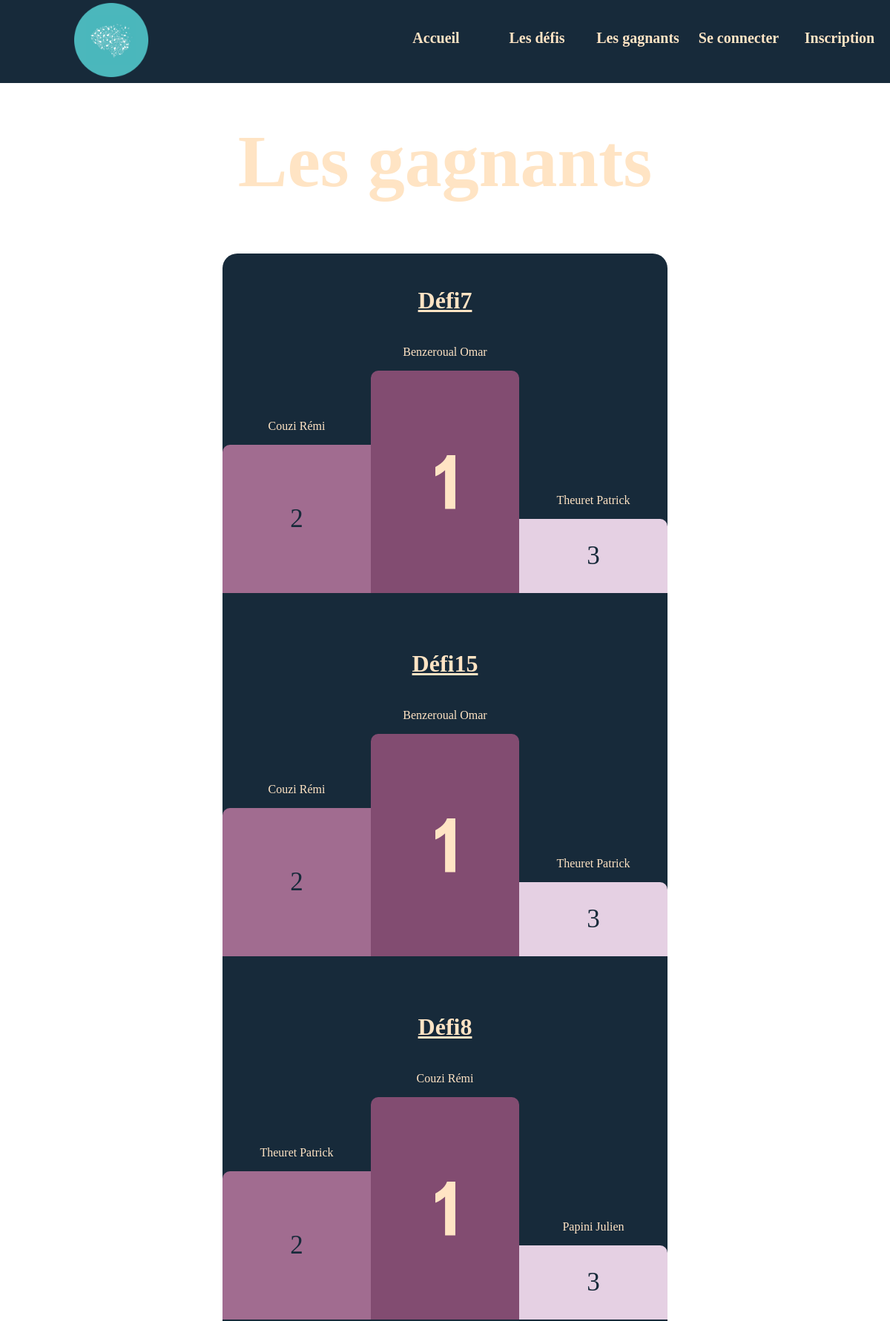
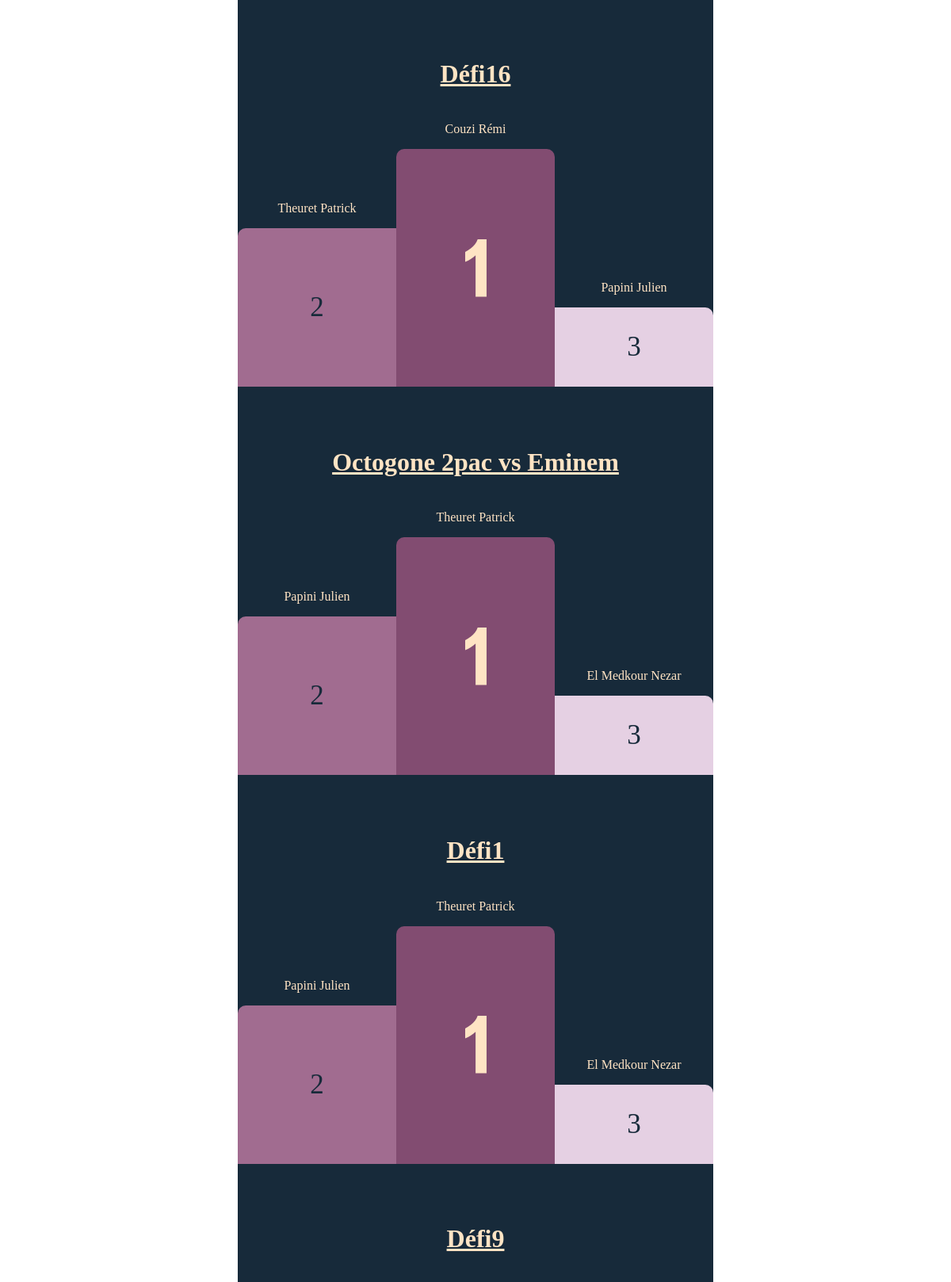
Page /php/gagnants.php (upper part) on the committed database (2 pictures, top to bottom).
### tables this page shows
CREATE TABLE DataDefi(
    idDataDefi INTEGER PRIMARY KEY AUTO_INCREMENT,
    idGestionnaire INTEGER,
    typeD VARCHAR(50),
    nombreSujet INTEGER,
    nombreQuestionnaire INTEGER,
    nom TEXT,
    dateDebut DATE DEFAULT (CURRENT_DATE),
    dateFIN DATE,
    descriptionD TEXT,
    
    FOREIGN KEY (idGestionnaire) REFERENCES Gestionnaire (idLogin) ON DELETE SET NULL
);

CREATE TABLE Etudiant(
    idLogin INTEGER PRIMARY KEY,
    nom VARCHAR(50),
    prenom VARCHAR(50),
    niveauEtude VARCHAR(10),
    telephone VARCHAR(10),
    mail VARCHAR(255),
    ecole VARCHAR(50),
    FOREIGN KEY (idLogin) REFERENCES Login (idLogin) ON DELETE CASCADE
);

### php/fonctionGetBDD.php (called while the page is built, shortened)
<?php
function getEtudiantParId($connexion, $idEtudiant)
{
    $query = "SELECT idLogin, nom, prenom, niveauEtude, telephone, mail FROM Etudiant WHERE idLogin = ?";
    $nom = $prenom = $niveauEtude = $telephone = $mail = null;
    try {
        $stmt = $connexion->prepare($query);
        $stmt->bind_param("i", $idEtudiant);
        if (!$stmt->execute()) {
            throw new Exception("Erreur lors de l'exécution de la requête : " . $stmt->error);
        }
        $stmt->bind_result($idLogin, $nom, $prenom, $niveauEtude, $telephone, $mail);
        $etudiant = array(
            "idLogin" => $idLogin,
            "nom" => $nom,
            "prenom" => $prenom,
            "niveauEtude" => $niveauEtude,
            "telephone" => $telephone,
            "mail" => $mail
        );
        return $etudiant;
    } catch (Exception $e) {
        echo "Une erreur est survenue : " . $e->getMessage();
        return null;
    }
}
function getDataDefiParId($connexion, $idDataDefi)
{
    $query = "SELECT idDataDefi, idGestionnaire, typeD, nombreSujet, nombreQuestionnaire, nom, dateDebut, dateFin,descriptionD
              FROM DataDefi
              WHERE idDataDefi = ?";
    $idGestionnaire = $typeD = $nombreSujet = $nombreQuestionnaire = $nom = $dateDebut = $dateFin = null;
    try {
        $stmt = $connexion->prepare($query);
        $stmt->bind_param("i", $idDataDefi);
        $stmt->execute();
        $stmt->bind_result($idDataDefi, $idGestionnaire, $typeD, $nombreSujet, $nombreQuestionnaire, $nom, $dateDebut, $dateFin, $descriptionD);
        $dataDefi = array(
            "idDataDefi" => $idDataDefi,
            "idGestionnaire" => $idGestionnaire,
            "typeD" => $typeD,
            "nombreSujet" => $nombreSujet,
            "nombreQuestionnaire" => $nombreQuestionnaire,
            "nom" => $nom,
            "dateDebut" => $dateDebut,
            "dateFin" => $dateFin,
            "descriptionD" => $descriptionD
        );
        return $dataDefi;
    } catch (Exception $e) {
        echo "Une erreur est survenue : " . $e->getMessage();
        return null;
    }
}
function getPodiumParId($connexion, $idDataBattle)
{
    $query = "SELECT idDataBattle, idEtudiant1, idEtudiant2, idEtudiant3
              FROM Podium
              WHERE idDataBattle = ?";
    $idEtudiant1 = $idEtudiant2 = $idEtudiant3 = null;
    try {
        $stmt = $connexion->prepare($query);
        $stmt->bind_param("i", $idDataBattle);
        $stmt->execute();
        $stmt->bind_result($idDataBattle, $idEtudiant1, $idEtudiant2, $idEtudiant3);
        $podium = array(
            "idDataBattle" => $idDataBattle,
            "idEtudiant1" => $idEtudiant1,
            "idEtudiant2" => $idEtudiant2,
            "idEtudiant3" => $idEtudiant3
        );
        return $podium;
    } catch (Exception $e) {
        echo "Une erreur est survenue : " . $e->getMessage();
        return null;
    }
}
function getAllIdDataBattle($connexion)
{
    $query = "SELECT idDataBattle FROM Podium";
    $idDataBattle = null;
    try {
        $stmt = $connexion->prepare($query);
        $stmt->execute();
        $stmt->bind_result($idDataBattle);
        $ids = array();
        while ($stmt->fetch()) {
            $ids[] = $idDataBattle;
        }
        return $ids;
    } catch (Exception $e) {
        echo "Une erreur est survenue : " . $e->getMessage();
        return null;
    }
}
?>

### php/gagnants.php (the view, shortened to what this page needs)
<!DOCTYPE html>
<html>
<head>
  <link rel="stylesheet" type="text/css" href="../css/gagnants.css">
</head>
<?php
require 'navbar.php';
require_once 'fonctionGetBDD.php';
require_once 'fonctionCreateBDD.php';
?>
<body>
    <h1 id="DataDefiTitle">Les gagnants</h1>
    <div class="fond">
        <?php
            $connexion = connect($usernamedb, $passworddb, $dbname);
            $listeIdDataBattle = getAllIdDataBattle($connexion);
            $connexion = connect($usernamedb, $passworddb, $dbname);
            foreach($listeIdDataBattle as $id)
            {
                $temp = getPodiumParId($connexion, $id);
                echo "<br>";
                $etudiant1 = getEtudiantParId($connexion, $temp["idEtudiant1"]);
                $etudiant2 = getEtudiantParId($connexion, $temp["idEtudiant2"]);
                $etudiant3 = getEtudiantParId($connexion, $temp["idEtudiant3"]);
                $defi = getDataDefiParId($connexion,$id);
                echo "<div class = 'podium'>";
                echo "<h2 class ='defi-title'>".$defi["nom"]."</h2>
                <div class=\"container podium\">
                    <div class=\"podium__item\">
                        <p class=\"podium__city\">".$etudiant2["nom"]." ".$etudiant2["prenom"]."</p>
                        <div class=\"podium__rank second\">2</div>
                    </div>
                    <div class=\"podium__item\">
                        <p class=\"podium__city\">".$etudiant1["nom"]." ".$etudiant1["prenom"]."</p>
                        <div class=\"podium__rank first\">
                        <svg class=\"podium__number\" viewBox=\"0 0 27.476 75.03\">
                        <g transform=\"matrix(1, 0, 0, 1, 214.957736, -43.117417)\">
                            <path class=\"st8\" d=\"M -198.928 43.419 C -200.528 47.919 -203.528 51.819 -207.828 55.219 C -210.528 57.319 -213.028 58.819 -215.428 60.019 L -215.428 72.819 C -210.328 70.619 -205.628 67.819 -201.628 64.119 L -201.628 117.219 L -187.528 117.219 L -187.528 43.419 L -198.928 43.419 L -198.928 43.419 Z\" style=\"fill: #FFE4C4;\"/>
                        </g>
                        </svg>
                        </div>
                    </div>
                    <div class=\"podium__item\">
                        <p class=\"podium__city\">".$etudiant3["nom"]." ".$etudiant3["prenom"]."</p>
                        <div class=\"podium__rank third\">3</div>
                    </div>
                </div>";
                echo "</div>";
            }
        ?>
    </div>
</body>
</html>

### css/gagnants.css (style rules this page uses)
.fond { margin: 0; padding: 0; display:grid; margin-top: 1em ; margin-left: auto; margin-right: auto; width: 50%; height: 100%; justify-content: center; align-items: center; background-color: #172A3A ; box-sizing: border-box; text-align: center; margin-bottom:2em ; border-radius: 20px; color: bisque; }
#DataDefiTitle { margin-top: 1.6em; text-align: center; font-size: 100px; color: bisque; }
body { background-image: url(../images/image.jpg); background-repeat: repeat; background-size: contain; }
.container { display: flex; align-items: flex-end; box-sizing: border-box; margin-bottom: 2em; }
.podium__item { width: 200px; }
.podium__rank { display: flex; justify-content: center; align-items: center; font-size: 35px; color: bisque; }
.podium__city { text-align: center; }
.podium__number { width: 27px; height: 75px; }
.podium .first { min-height: 300px; background: #824C71; color: #172A3A; border-radius: 10px 10px 0 0; }
.podium .second { min-height: 200px; background: #a16c90; color: #172A3A; border-radius: 10px 0 0 0; }
.podium .third { min-height: 100px; background: #E5D0E3; color: #172A3A; border-radius: 0 10px 0 0; }
.defi-title { font-size: 2em; text-decoration: underline; }

### css/navbar.css (style rules this page uses)
body { margin-top: 14vh; }
body { margin: 0; padding: 0; }

### rows in the picture
datadefi: nom "Défi7"
etudiant: nom "Couzi", prenom "Rémi"
etudiant: nom "Benzeroual", prenom "Omar"
etudiant: nom "Theuret", prenom "Patrick"
datadefi: nom "Défi15"
datadefi: nom "Défi8"
etudiant: nom "Papini", prenom "Julien"
datadefi: nom "Défi16"
datadefi: nom "Octogone 2pac vs Eminem"
etudiant: nom "El Medkour", prenom "Nezar"
datadefi: nom "Défi1"
datadefi: nom "Défi9"
